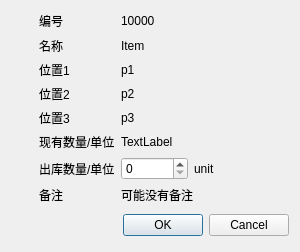
<?xml version="1.0" encoding="UTF-8"?>
<ui version="4.0">
 <class>DlgCheckOutUi</class>
 <widget class="QDialog" name="DlgCheckOutUi">
  <property name="geometry">
   <rect>
    <x>0</x>
    <y>0</y>
    <width>300</width>
    <height>252</height>
   </rect>
  </property>
  <property name="windowTitle">
   <string>Dialog</string>
  </property>
  <layout class="QVBoxLayout" name="verticalLayout">
   <item>
    <spacer name="verticalSpacer_2">
     <property name="orientation">
      <enum>Qt::Vertical</enum>
     </property>
     <property name="sizeHint" stdset="0">
      <size>
       <width>20</width>
       <height>40</height>
      </size>
     </property>
    </spacer>
   </item>
   <item>
    <layout class="QGridLayout" name="gridLayout" columnstretch="1,2,5,1">
     <item row="1" column="1">
      <widget class="QLabel" name="label_3">
       <property name="text">
        <string>名称</string>
       </property>
      </widget>
     </item>
     <item row="0" column="2">
      <widget class="QLabel" name="labelItemID">
       <property name="text">
        <string>10000</string>
       </property>
      </widget>
     </item>
     <item row="7" column="2">
      <widget class="QLabel" name="labelComments">
       <property name="text">
        <string>可能没有备注</string>
       </property>
      </widget>
     </item>
     <item row="2" column="2">
      <widget class="QLabel" name="labelItemPosition1">
       <property name="text">
        <string>p1</string>
       </property>
      </widget>
     </item>
     <item row="4" column="2">
      <widget class="QLabel" name="labelItemPosition3">
       <property name="text">
        <string>p3</string>
       </property>
      </widget>
     </item>
     <item row="1" column="2">
      <widget class="QLabel" name="labelItemName">
       <property name="text">
        <string>Item</string>
       </property>
      </widget>
     </item>
     <item row="0" column="1">
      <widget class="QLabel" name="label">
       <property name="text">
        <string>编号</string>
       </property>
      </widget>
     </item>
     <item row="0" column="3">
      <spacer name="horizontalSpacer_2">
       <property name="orientation">
        <enum>Qt::Horizontal</enum>
       </property>
       <property name="sizeHint" stdset="0">
        <size>
         <width>40</width>
         <height>20</height>
        </size>
       </property>
      </spacer>
     </item>
     <item row="3" column="2">
      <widget class="QLabel" name="labelItemPosition2">
       <property name="text">
        <string>p2</string>
       </property>
      </widget>
     </item>
     <item row="2" column="1">
      <widget class="QLabel" name="label_5">
       <property name="text">
        <string>位置1</string>
       </property>
      </widget>
     </item>
     <item row="7" column="1">
      <widget class="QLabel" name="label_13">
       <property name="text">
        <string>备注</string>
       </property>
      </widget>
     </item>
     <item row="4" column="1">
      <widget class="QLabel" name="label_9">
       <property name="text">
        <string>位置3</string>
       </property>
      </widget>
     </item>
     <item row="3" column="1">
      <widget class="QLabel" name="label_7">
       <property name="text">
        <string>位置2</string>
       </property>
      </widget>
     </item>
     <item row="6" column="2">
      <layout class="QHBoxLayout" name="horizontalLayout">
       <item>
        <widget class="QSpinBox" name="sbItemQuantity">
         <property name="maximum">
          <number>999</number>
         </property>
        </widget>
       </item>
       <item>
        <widget class="QLabel" name="labelItemUnit">
         <property name="text">
          <string>unit</string>
         </property>
        </widget>
       </item>
      </layout>
     </item>
     <item row="6" column="1">
      <widget class="QLabel" name="label_11">
       <property name="text">
        <string>出库数量/单位</string>
       </property>
      </widget>
     </item>
     <item row="0" column="0">
      <spacer name="horizontalSpacer">
       <property name="orientation">
        <enum>Qt::Horizontal</enum>
       </property>
       <property name="sizeHint" stdset="0">
        <size>
         <width>40</width>
         <height>20</height>
        </size>
       </property>
      </spacer>
     </item>
     <item row="5" column="1">
      <widget class="QLabel" name="label_2">
       <property name="text">
        <string>现有数量/单位</string>
       </property>
      </widget>
     </item>
     <item row="5" column="2">
      <widget class="QLabel" name="labelCurrentQuantityUnit">
       <property name="text">
        <string>TextLabel</string>
       </property>
      </widget>
     </item>
    </layout>
   </item>
   <item>
    <spacer name="verticalSpacer">
     <property name="orientation">
      <enum>Qt::Vertical</enum>
     </property>
     <property name="sizeHint" stdset="0">
      <size>
       <width>20</width>
       <height>40</height>
      </size>
     </property>
    </spacer>
   </item>
   <item>
    <layout class="QHBoxLayout">
     <property name="spacing">
      <number>6</number>
     </property>
     <property name="leftMargin">
      <number>0</number>
     </property>
     <property name="topMargin">
      <number>0</number>
     </property>
     <property name="rightMargin">
      <number>0</number>
     </property>
     <property name="bottomMargin">
      <number>0</number>
     </property>
     <item>
      <spacer>
       <property name="orientation">
        <enum>Qt::Horizontal</enum>
       </property>
       <property name="sizeHint" stdset="0">
        <size>
         <width>131</width>
         <height>31</height>
        </size>
       </property>
      </spacer>
     </item>
     <item>
      <widget class="QPushButton" name="okButton">
       <property name="text">
        <string>OK</string>
       </property>
      </widget>
     </item>
     <item>
      <widget class="QPushButton" name="cancelButton">
       <property name="text">
        <string>Cancel</string>
       </property>
      </widget>
     </item>
    </layout>
   </item>
  </layout>
 </widget>
 <resources/>
 <connections>
  <connection>
   <sender>okButton</sender>
   <signal>clicked()</signal>
   <receiver>DlgCheckOutUi</receiver>
   <slot>accept()</slot>
   <hints>
    <hint type="sourcelabel">
     <x>278</x>
     <y>253</y>
    </hint>
    <hint type="destinationlabel">
     <x>96</x>
     <y>254</y>
    </hint>
   </hints>
  </connection>
  <connection>
   <sender>cancelButton</sender>
   <signal>clicked()</signal>
   <receiver>DlgCheckOutUi</receiver>
   <slot>reject()</slot>
   <hints>
    <hint type="sourcelabel">
     <x>369</x>
     <y>253</y>
    </hint>
    <hint type="destinationlabel">
     <x>179</x>
     <y>282</y>
    </hint>
   </hints>
  </connection>
 </connections>
</ui>
